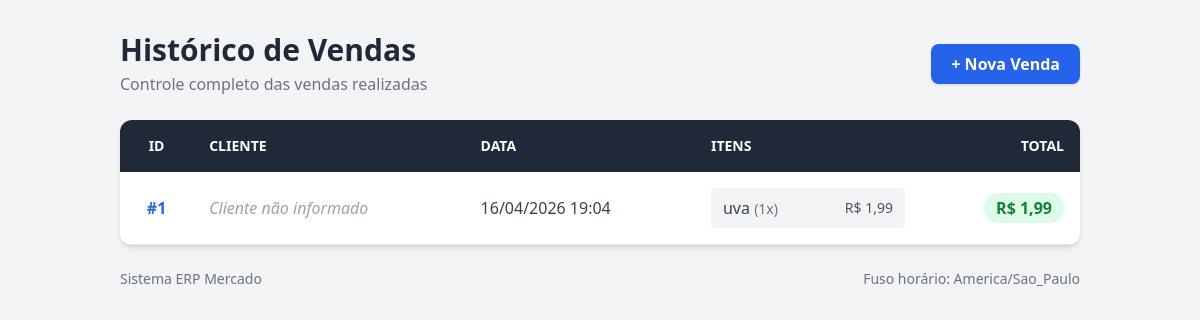
Page /vendas/ on the earlier database version.
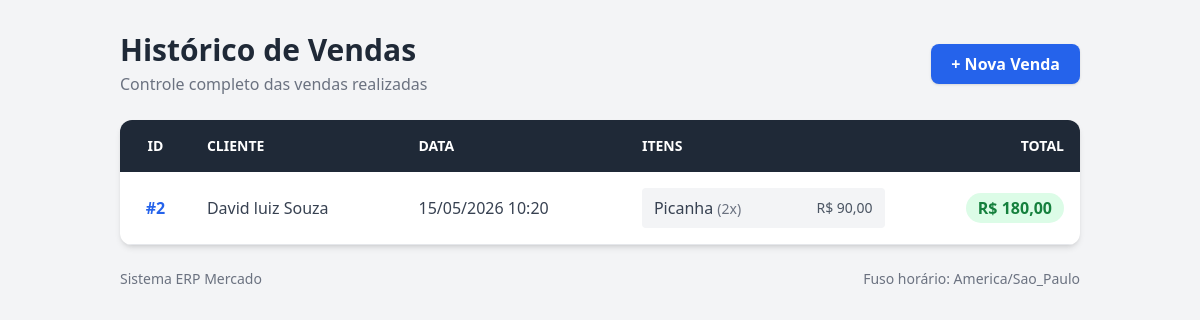
Same page on the later database version.
### vendas/models.py (models this page shows, shortened)
class Venda(models.Model):
    cliente = models.ForeignKey(
        Cliente,
        on_delete=models.SET_NULL,
        null=True,
        blank=True
    )
    data_venda = models.DateTimeField(auto_now_add=True)
    valor_total = models.DecimalField(max_digits=10, decimal_places=2, default=0)

class ItemVenda(models.Model):
    venda = models.ForeignKey(
        Venda,
        on_delete=models.CASCADE,
        related_name="itens"
    )
    produto = models.ForeignKey(Produto, on_delete=models.PROTECT)
    quantidade = models.PositiveIntegerField()
    preco_unitario = models.DecimalField(max_digits=10, decimal_places=2)

### produtos/models.py (models this page shows, shortened)
class Produto(models.Model): #Criamos uma classe produto e o models.Model diz pro db que isso é uma tabela
    nome = models.CharField(max_length=150) #Campo de texto curto (VARCHAR no banco) e limita 150 caracteres
    descricao = models.TextField() #Text igual um vachar sem limite fixo
    preco = models.DecimalField(max_digits=10, decimal_places=2)#Campo para valores monetários , max_digits=10 total de digitos , decimal_places=2 casas decimais
    sku = models.CharField(max_length=50, unique=True, blank=True) #Codigo do produto, unique=True pra não repetir o cod, blank=True pode ser vazio no forms
    ativo = models.BooleanField(default=True) #Campo verdadeiro ou falso, default=True : quando cria, já vem ativo automaticamente

### clientes/models.py (models this page shows, shortened)
class Cliente(models.Model):
    nome = models.CharField(max_length=100, verbose_name="Nome Completo")
    email = models.EmailField(max_length=150, blank=True, null=True)
    telefone = models.CharField(max_length=20, blank=True, null=True)
    cpf = models.CharField(max_length=14, unique=True, verbose_name="CPF")
    ativo = models.BooleanField(default=True, verbose_name="Cliente Ativo?")
    data_cadastro = models.DateTimeField(auto_now_add=True)

### vendas/views.py (the view)
# urls.py: path('', lista_vendas, name='vendas'),
def lista_vendas(request):
    vendas = Venda.objects.prefetch_related(
        'itens__produto'
    ).all().order_by('-data_venda')
    return render(request, 'vendas.html', {
        'vendas': vendas
    })

### vendas/templates/vendas.html (shortened to what this page needs)
<!DOCTYPE html>
<html lang="pt-br">
<head>
    <script src="https://cdn.tailwindcss.com"></script>
</head>
<body class="bg-gray-100 font-sans">
    <div class="container mx-auto p-8">
        <div class="flex justify-between items-center mb-6">
            <div>
                <h1 class="text-3xl font-bold text-gray-800">
                    Histórico de Vendas
                </h1>
                <p class="text-gray-500 mt-1">
                    Controle completo das vendas realizadas
                </p>
            </div>
        <a href="#"
            class="bg-blue-600 hover:bg-blue-700 transition text-white font-bold py-2 px-5 rounded-lg shadow">
                + Nova Venda
            </a>
        </div>
        <div class="bg-white rounded-xl shadow-md overflow-hidden">
            <div class="overflow-x-auto">
                <table class="min-w-full">
                    <thead class="bg-gray-800 text-white">
                        <tr>
                            <th class="py-4 px-4 text-center uppercase text-sm">
                                ID
                            </th>
                            <th class="py-4 px-4 text-left uppercase text-sm">
                                Cliente
                            </th>
                            <th class="py-4 px-4 text-left uppercase text-sm">
                                Data
                            </th>
                            <th class="py-4 px-4 text-left uppercase text-sm">
                                Itens
                            </th>
                            <th class="py-4 px-4 text-right uppercase text-sm">
                                Total
                            </th>
                        </tr>
                    </thead>
                    <tbody class="text-gray-700">
                        {% for venda in vendas %}
                        <tr class="border-b hover:bg-gray-50 transition duration-150">
                            <td class="py-4 px-4 text-center font-bold text-blue-600">
                                #{{ venda.id }}
                            </td>
                            <td class="py-4 px-4">
                                {% if venda.cliente %}
                                    {{ venda.cliente.nome }}
                                {% else %}
                                    <span class="text-gray-400 italic">
                                        Cliente não informado
                                    </span>
                                {% endif %}
                            </td>
                            <td class="py-4 px-4">
                                {{ venda.data_venda|date:"d/m/Y H:i" }}
                            </td>
                            <td class="py-4 px-4">
                                <ul class="space-y-1">
                                    {% for item in venda.itens.all %}
                                    <li class="flex justify-between items-center bg-gray-100 px-3 py-2 rounded">
                                        <div>
                                            <span class="font-medium">
                                                {{ item.produto.nome }}
                                            </span>
                                            <span class="text-gray-500 text-sm">
                                                ({{ item.quantidade }}x)
                                            </span>
                                        </div>
                                        <div class="text-sm text-gray-600">
                                            R$ {{ item.preco_unitario|floatformat:2 }}
                                        </div>
                                    </li>
                                    {% empty %}
                                    <li class="text-gray-400 italic">
                                        Nenhum item registrado
                                    </li>
                                    {% endfor %}
                                </ul>
                            </td>
                            <td class="py-4 px-4 text-right">
                                <span class="bg-green-100 text-green-700 px-3 py-1 rounded-full font-bold">
                                    R$ {{ venda.valor_total|floatformat:2 }}
                                </span>
                            </td>
                        </tr>
                        {% endfor %}
                    </tbody>
                </table>
            </div>
        </div>
        <div class="mt-6 flex justify-between items-center text-sm text-gray-500">
            <div>
                Sistema ERP Mercado
            </div>
            <div>
                Fuso horário: America/Sao_Paulo
            </div>
        </div>
    </div>
</body>
</html>

Differences in the rows shown:
removed Venda: id "1", shows "Cliente não informado", data_venda "16/04/2026 19:04", valor_total "1,99"
removed ItemVenda: produto.nome "uva", quantidade "1", preco_unitario "1,99"
added Venda: id "2", cliente.nome "David luiz Souza", data_venda "15/05/2026 10:20", valor_total "180,00"
added ItemVenda: produto.nome "Picanha", quantidade "2", preco_unitario "90,00"
